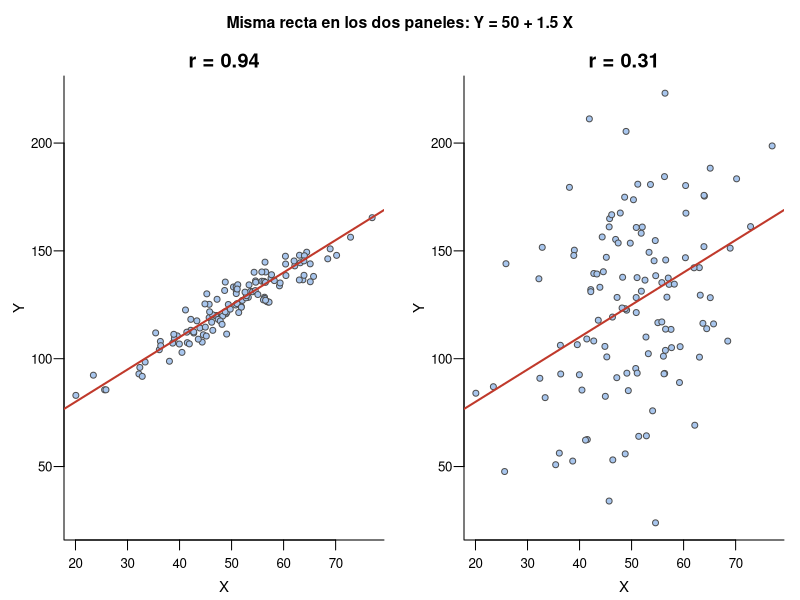

Source code (R):
# Misma recta (misma a y b) con distinta dispersión alrededor: r mide
# el ajuste a la recta, no la recta en sí. No usa ningún data.set de la
# práctica: la nube se simula aquí mismo, con semilla fija.
set.seed(42)
n <- 120
a <- 50; b <- 1.5
x <- rnorm(n, 50, 10)

sd1 <- 6    # dispersión pequeña -> r alto
sd2 <- 40   # dispersión grande  -> r bajo

y1 <- a + b * x + rnorm(n, 0, sd1)
y2 <- a + b * x + rnorm(n, 0, sd2)

r1 <- cor(x, y1)
r2 <- cor(x, y2)

op <- par(mfrow = c(1, 2), oma = c(0, 0, 2.2, 0),
          mar = c(3, 3.2, 1.6, 0.8), mgp = c(1.8, 0.6, 0),
          cex.axis = 0.8, cex.lab = 0.9)

ylim <- range(c(y1, y2))

plot(x, y1, pch = 21, bg = "#A8C6EE", col = "grey30", cex = 0.8, las = 1,
     bty = "l", ylim = ylim, xlab = "X", ylab = "Y",
     main = sprintf("r = %.2f", r1))
abline(a, b, col = "#C0392B", lwd = 2)

plot(x, y2, pch = 21, bg = "#A8C6EE", col = "grey30", cex = 0.8, las = 1,
     bty = "l", ylim = ylim, xlab = "X", ylab = "Y",
     main = sprintf("r = %.2f", r2))
abline(a, b, col = "#C0392B", lwd = 2)

mtext(sprintf("Misma recta en los dos paneles: Y = %.0f + %.1f X", a, b),
      outer = TRUE, side = 3, line = 0.6, cex = 0.95, font = 2)
par(op)
